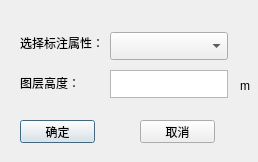
<?xml version="1.0" encoding="UTF-8"?>
<ui version="4.0">
 <class>FeatureStyleSettingDlg</class>
 <widget class="QDialog" name="FeatureStyleSettingDlg">
  <property name="geometry">
   <rect>
    <x>0</x>
    <y>0</y>
    <width>258</width>
    <height>162</height>
   </rect>
  </property>
  <property name="windowTitle">
   <string>FeatureStyleSettingDlg</string>
  </property>
  <widget class="QComboBox" name="iconComboBox">
   <property name="geometry">
    <rect>
     <x>110</x>
     <y>32</y>
     <width>118</width>
     <height>28</height>
    </rect>
   </property>
  </widget>
  <widget class="QLabel" name="label">
   <property name="geometry">
    <rect>
     <x>20</x>
     <y>20</y>
     <width>118</width>
     <height>45</height>
    </rect>
   </property>
   <property name="maximumSize">
    <size>
     <width>132</width>
     <height>16777215</height>
    </size>
   </property>
   <property name="text">
    <string>选择标注属性：</string>
   </property>
  </widget>
  <widget class="QLabel" name="label_2">
   <property name="geometry">
    <rect>
     <x>20</x>
     <y>60</y>
     <width>118</width>
     <height>45</height>
    </rect>
   </property>
   <property name="maximumSize">
    <size>
     <width>132</width>
     <height>16777215</height>
    </size>
   </property>
   <property name="text">
    <string>图层高度：</string>
   </property>
  </widget>
  <widget class="QLabel" name="label_3">
   <property name="geometry">
    <rect>
     <x>240</x>
     <y>80</y>
     <width>54</width>
     <height>12</height>
    </rect>
   </property>
   <property name="text">
    <string>m</string>
   </property>
  </widget>
  <widget class="QPushButton" name="okButton">
   <property name="geometry">
    <rect>
     <x>20</x>
     <y>120</y>
     <width>75</width>
     <height>23</height>
    </rect>
   </property>
   <property name="text">
    <string>确定</string>
   </property>
  </widget>
  <widget class="QPushButton" name="cancelButton">
   <property name="geometry">
    <rect>
     <x>140</x>
     <y>120</y>
     <width>75</width>
     <height>23</height>
    </rect>
   </property>
   <property name="text">
    <string>取消</string>
   </property>
  </widget>
  <widget class="QTextEdit" name="lyHeightTextEdit">
   <property name="geometry">
    <rect>
     <x>110</x>
     <y>70</y>
     <width>118</width>
     <height>28</height>
    </rect>
   </property>
  </widget>
 </widget>
 <layoutdefault spacing="6" margin="11"/>
 <resources/>
 <connections/>
</ui>
